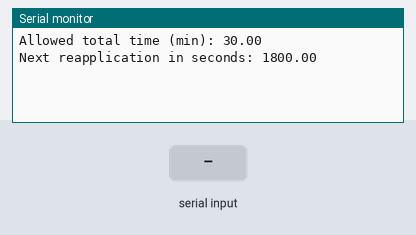
Simulated run of this sketch. Board: ESP32. On the bench: the last lines printed to the serial monitor. Inputs (shaded band) come from the test bench. The local clock reads 2024-03-15 10:24:30 at power-on unless the sketch sets it.

Above: at 1.4 s.
1.5 s: "0\n" received over Serial
At 3.6 s:
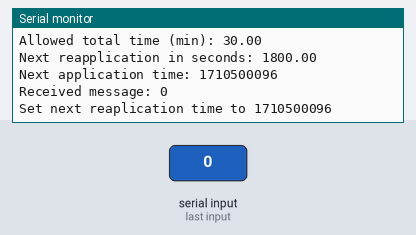
4.2 s: "1\n" received over Serial
At 5.6 s:
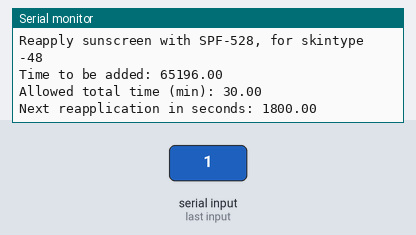
6.9 s: "2\n" received over Serial
At 9.0 s:
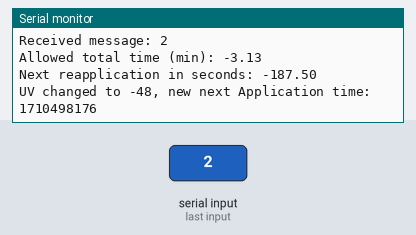
11.7 s: "90,45\n" received over Serial
At 13.5 s:
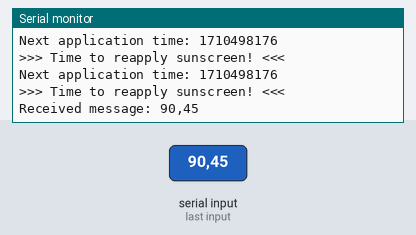
14.4 s: "200\n" received over Serial
At 16.9 s:
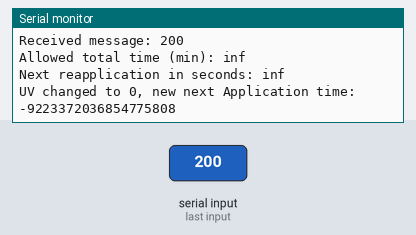
Timing chart, 0 to 18.4 s (numbered marks = the images above; inputs shaded):
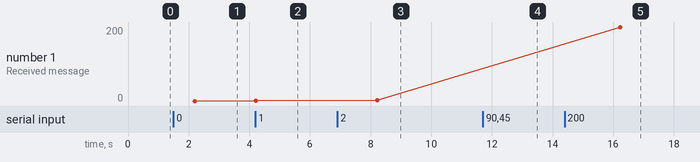

The sketch:

CalculationOfReapplication2.ino
```cpp
// Little test program for calculation of reapplication when different spfs where applied and if the uv index changed

#include <stdio.h>
#include <time.h>


int uvValue = 0;
int skinType = 2;
int spf = 0;

time_t timeLastApplication;
time_t timeNextApplication;
float timeAllowedTotal = 0; // in seconds
float timeElapsedBeforeChange = 0;


// Declare later used functions
void sendFacingDirection();
int getUVdata();
void changeBuzzer(int buzzerNr, int status);
void readAppMessages();
void setTimeFromMessage();
void reapplySunscreenFromMessage();
void decreaseReaplication(int uvValue);

void readMessages();

void setup() {
  // Setup compass connection
  Serial.begin(115200);
  delay(200);

  // Set time of last  & next application to now;

  // Set example values
  uvValue = 5;
  skinType = 2;
  spf = 0;

  timeLastApplication = time(NULL);
  updateAllowedTime();
}

// the loop function runs over and over again forever
void loop() {
  time_t now = time(NULL);

  if (now >= timeNextApplication) {
    Serial.println(">>> Time to reapply sunscreen! <<<");
  }

  if (Serial.available()) readMessages();
  delay(2000);
  Serial.print("Next application time: ");
  Serial.println(timeNextApplication);
}


/* Messages:
  0 -> set time
    XXX -> time
  1 -> Reapplied sunscreen
    XX -> 2 digit SPF (e.g. 10 -> SPF 10; 25 -> SPF 25)
      X -> 1 Digit skin type of 1-6
  2 -> set uv index
    X -> uv index
*/
String message;
char c;

// Read & decode messages send by phone
void readMessages() {
  message = "";

  while (Serial.available()) {
    c = Serial.read();

    if (c == '\n' || c == '\0') {
      break;
    }

    message += c;
  }

  Serial.print("Received message: ");
  Serial.println(message);

  // Turn on buzzer(s) from message
  if (message[0] == '0') {
    setTimeFromMessage(); // Simply for testing purposes

  } else if (message[0] == '1') {
    reapplySunscreenFromMessage();
  } else if (message[0] == '2') {
    setUVvalueFromMessage(); // Simply for testing purposes
  }
}

// After message, that buzzers should go off was received: Turn on these buzzers
void setTimeFromMessage() {
  int time = (((int)message[1]) - 48) * 100;
  time += (((int)message[2]) - 48) * 10;
  time += (((int)message[3]) - 48);

  // timeNextApplication = time(NULL);

  // nextReapplication = time;
  Serial.print("Set next reaplication time to ");
  Serial.println(timeNextApplication);
}

// Reapply Sunscreen from the message
void reapplySunscreenFromMessage() {
  int spf = (((int)message[1]) - 48) * 10;
  spf += ((int)message[2]) - 48;
  int skintype = ((int)message[3]) - 48;


  Serial.print("Reapply sunscreen with SPF");
  Serial.print(spf);
  Serial.print(", for skintype ");
  Serial.println(skintype);

  float timeToAdd = timeToNextReapplicationForUVAndSkintype(uvValue, skintype);
  Serial.print("Time to be added: ");
  Serial.println(timeToAdd);

  // TODO: Increase the next time for reapplying
  updateAllowedTime();
}

void setUVvalueFromMessage() {
  int newUV = ((int)message[1]) - 48;

  // UV unchanged
  if (newUV == uvValue) return;

  time_t now = time(NULL);

  // Calculate what fraction of the time since last application has elapsed
  float elapsed = difftime(now, timeLastApplication);
  float fractionElapsed = elapsed / timeAllowedTotal;
  if (fractionElapsed > 1) fractionElapsed = 1;

  uvValue = newUV;
  float oldAllowed = timeAllowedTotal;

  // Recalculate with new uv
  updateAllowedTime(); // recalculates with new UV

  // Recalculate with fraction
  timeNextApplication = now + (1 - fractionElapsed) * timeAllowedTotal;

  Serial.print("UV changed to ");
  Serial.print(uvValue);
  Serial.print(", new next Application time: ");
  Serial.println(timeNextApplication);
}


// Decrease Reapplication accoring to the uvValue
// void decreaseReaplication(int uvValue) {
//   int decrease = uvValue;  // TODO: Change to a value that fits to the time
//   nextReapplication -= decrease;
// }

// Time to burn without sunscreen for uv index 10:
// 1 -> 10; 2 -> 10-20 (~=15); 3 -> 20; 4 -> 30; 5 -> 60; 6 -> 90
int timesToBurnWithoutSunscreenForUV10[6] = {10, 15, 20, 30, 60, 90};

// Calculate time for different uvIndexes and skintypes (Time is proportional to uv index)
float timeToNextReapplicationForUVAndSkintype(int uvIndex, int skintype) {
  if (uvIndex == 0) return 0;

  return timesToBurnWithoutSunscreenForUV10[skintype - 1] * 10 / uvIndex;
}


void updateAllowedTime() {
  float baseTime = timesToBurnWithoutSunscreenForUV10[skinType - 1]; // at UV 10
  float uvFactor = 10.0 / (float)uvValue;
  float spfFactor = (spf > 0) ? spf : 1;

  float allowedMinutes = baseTime * uvFactor * spfFactor;
  timeAllowedTotal = allowedMinutes * 60; // convert to seconds

  timeLastApplication = time(NULL);
  timeNextApplication = timeLastApplication + timeAllowedTotal;

  Serial.print("Allowed total time (min): ");
  Serial.println(allowedMinutes);
  Serial.print("Next reapplication in seconds: ");
  Serial.println(timeAllowedTotal);
}


// Increase time for reapplication (should be called once the reapplied button was pressed)
// void increaseReapplication(int value) {
//   // TODO: Potentially add the calculation in here (and more parameters for that)
//   nextReapplication += value;


//   // timeToBurnWithSunscreen = SPF x timeToBurnWithoutSunscreen
// }

// TODO: Create a function that calculates the next time sunscreen needs to be reapplied and let all buzzers go off if that is the case.
```

Measured:
- after the input at 1.5 s, the serial monitor: prints a new line after 0.70 s (image 1)
- after the input at 4.2 s, the serial monitor: prints a new line at once (image 2)
- after the input at 6.9 s, the serial monitor: prints a new line after 1.3 s (image 3)
- after the input at 11.7 s, the serial monitor: prints a new line after 0.53 s (image 4)
- after the input at 14.4 s, the serial monitor: prints a new line after 1.8 s (image 5)
- plotted number 1: 0 → 1 after the input at 4.2 s, 1 → 2 after the input at 6.9 s, 2 → 200 after the input at 14.4 s
